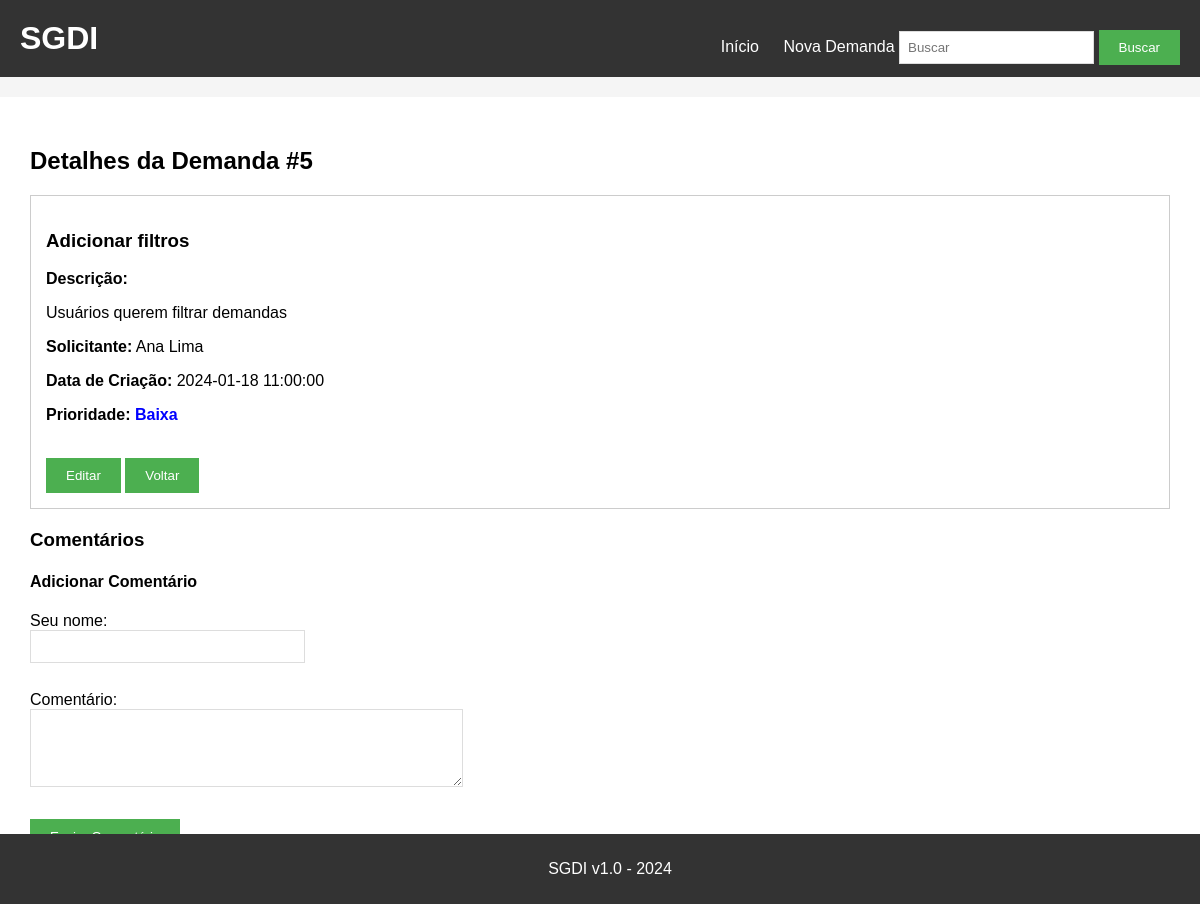
Page /detalhes/5 on the earlier database version.
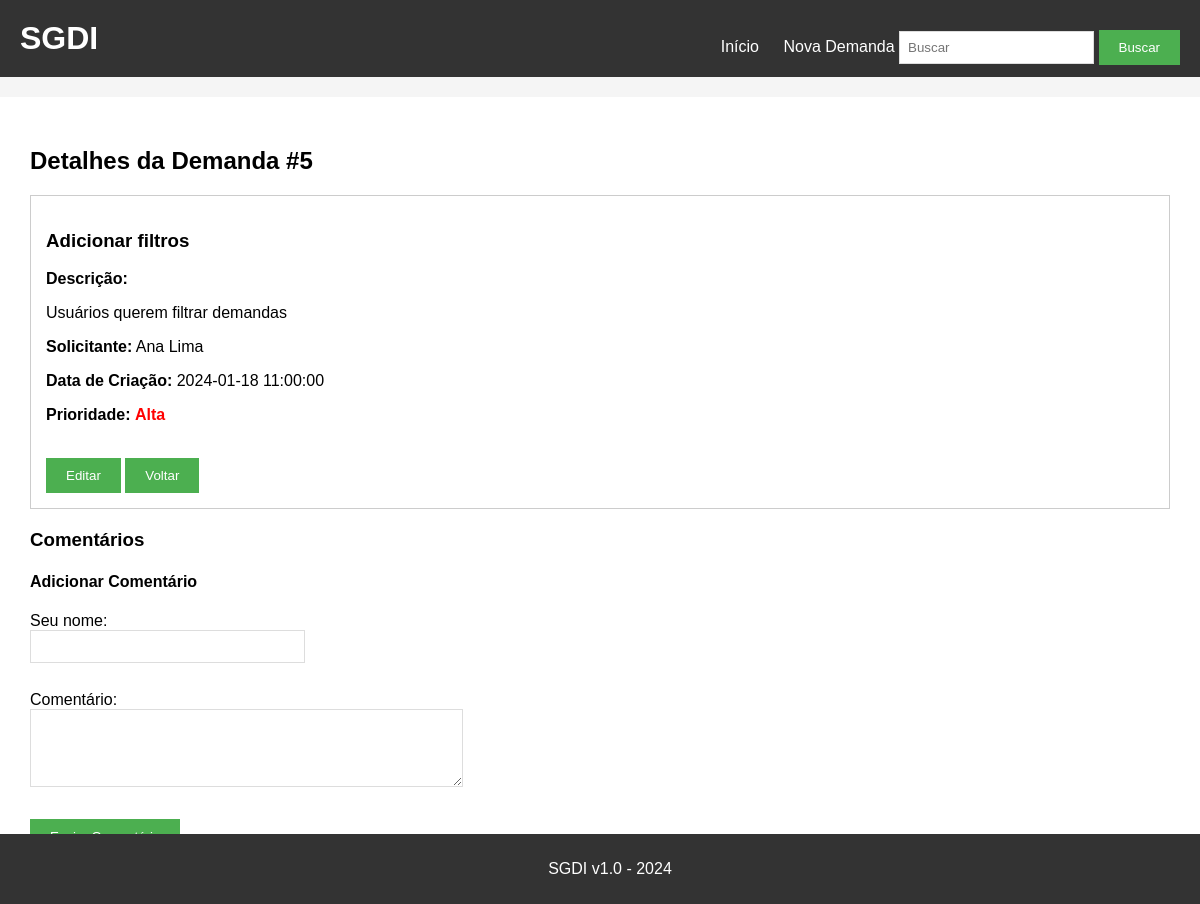
Same page on the later database version.
### app.py (the view)
@app.route('/detalhes/<id>')
def detalhes(id):
    conn = sqlite3.connect('demandas.db')
    cursor = conn.cursor()
    demanda = cursor.execute(f'SELECT * FROM demandas WHERE id={id}').fetchone()
    comentarios = cursor.execute(f'SELECT * FROM comentarios WHERE demanda_id={id}').fetchall()
    conn.close()
    return render_template('detalhes.html', demanda=demanda, comentarios=comentarios)

### templates/detalhes.html (shortened to what this page needs)
{% extends "base.html" %}
{% block content %}
<h2>Detalhes da Demanda #{{ demanda[0] }}</h2>
<div style="border:1px solid #ccc; padding:15px; margin-bottom:20px;">
    <h3>{{ demanda[1] }}</h3>
    <p><strong>Descrição:</strong></p>
    <p>{{ demanda[2] }}</p>
    <p><strong>Solicitante:</strong> {{ demanda[3] }}</p>
    <p><strong>Data de Criação:</strong> {{ demanda[4] }}</p>
    <p><strong>Prioridade:</strong> {% if demanda[5] == 3 %} <span style="color: red; font-weight: bold;">Alta</span> {% elif demanda[5] == 2 %} <span style="color: orange; font-weight: bold;">Média</span> {% elif demanda[5] == 1 %} <span style="color: blue; font-weight: bold;">Baixa</span> {% else %} <span style="color: gray;">Nenhuma</span> {% endif %} </p>
    <br>
    <a href="/editar/{{ demanda[0] }}"><button>Editar</button></a>
    <a href="/"><button>Voltar</button></a>
</div>
<h3>Comentários</h3>
<h4>Adicionar Comentário</h4>
<form method="POST" action="/adicionar_comentario/{{ demanda[0] }}">
    <div>
        <label>Seu nome:</label><br>
        <input type="text" name="autor" size="30">
    </div>
    <br>
    <div>
        <label>Comentário:</label><br>
        <textarea name="comentario" rows="4" cols="50"></textarea>
    </div>
    <br>
    <button type="submit">Enviar Comentário</button>
</form>
{% endblock %}

Differences in the rows shown:
changed demandas "Adicionar filtros": priority 1 → 3 (drawn)
Other differences:
text no longer shown: "Baixa"
text now shown: "Alta"
